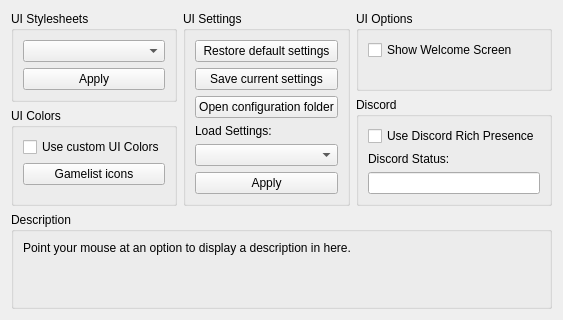
     <widget class="QWidget" name="guiTab">
      <attribute name="title">
       <string>GUI</string>
      </attribute>
      <layout class="QVBoxLayout" name="verticalLayout_43">
       <item>
        <layout class="QHBoxLayout" name="horizontalLayout_2" stretch="1,1,1">
         <item>
          <layout class="QVBoxLayout" name="verticalLayout_9">
           <item>
            <widget class="QGroupBox" name="gb_stylesheets">
             <property name="title">
              <string>UI Stylesheets</string>
             </property>
             <layout class="QVBoxLayout" name="verticalLayout_55">
              <item>
               <widget class="QComboBox" name="combo_stylesheets"/>
              </item>
              <item>
               <widget class="QPushButton" name="pb_apply_stylesheet">
                <property name="text">
                 <string>Apply</string>
                </property>
               </widget>
              </item>
             </layout>
            </widget>
           </item>
           <item>
            <layout class="QVBoxLayout" name="verticalLayout_10">
             <item>
              <widget class="QGroupBox" name="gb_colors">
               <property name="title">
                <string>UI Colors</string>
               </property>
               <layout class="QVBoxLayout" name="verticalLayout_13">
                <item>
                 <widget class="QCheckBox" name="cb_custom_colors">
                  <property name="text">
                   <string>Use custom UI Colors</string>
                  </property>
                 </widget>
                </item>
                <item>
                 <widget class="QPushButton" name="pb_gl_icon_color">
                  <property name="text">
                   <string>Gamelist icons</string>
                  </property>
                 </widget>
                </item>
                <item>
                 <spacer name="verticalSpacer_5">
                  <property name="orientation">
                   <enum>Qt::Vertical</enum>
                  </property>
                  <property name="sizeType">
                   <enum>QSizePolicy::MinimumExpanding</enum>
                  </property>
                  <property name="sizeHint" stdset="0">
                   <size>
                    <width>0</width>
                    <height>0</height>
                   </size>
                  </property>
                 </spacer>
                </item>
               </layout>
              </widget>
             </item>
            </layout>
           </item>
          </layout>
         </item>
         <item>
          <layout class="QVBoxLayout" name="verticalLayout_8">
           <item>
            <widget class="QGroupBox" name="gb_settings">
             <property name="title">
              <string>UI Settings</string>
             </property>
             <layout class="QVBoxLayout" name="verticalLayout_42">
              <item>
               <widget class="QPushButton" name="pb_reset_default">
                <property name="text">
                 <string>Restore default settings</string>
                </property>
               </widget>
              </item>
              <item>
               <widget class="QPushButton" name="pb_backup_config">
                <property name="text">
                 <string>Save current settings</string>
                </property>
               </widget>
              </item>
              <item>
               <widget class="QPushButton" name="pb_open_folder">
                <property name="text">
                 <string>Open configuration folder</string>
                </property>
               </widget>
              </item>
              <item>
               <widget class="QLabel" name="label">
                <property name="text">
                 <string>Load Settings:</string>
                </property>
               </widget>
              </item>
              <item>
               <widget class="QComboBox" name="combo_configs"/>
              </item>
              <item>
               <widget class="QPushButton" name="pb_apply_config">
                <property name="text">
                 <string>Apply</string>
                </property>
               </widget>
              </item>
              <item>
               <spacer name="verticalSpacer_15">
                <property name="orientation">
                 <enum>Qt::Vertical</enum>
                </property>
                <property name="sizeType">
                 <enum>QSizePolicy::MinimumExpanding</enum>
                </property>
                <property name="sizeHint" stdset="0">
                 <size>
                  <width>0</width>
                  <height>0</height>
                 </size>
                </property>
               </spacer>
              </item>
             </layout>
            </widget>
           </item>
          </layout>
         </item>
         <item>
          <layout class="QVBoxLayout" name="verticalLayout_66">
           <item>
            <widget class="QGroupBox" name="gb_gui_options">
             <property name="title">
              <string>UI Options</string>
             </property>
             <layout class="QVBoxLayout" name="verticalLayout_65">
              <item>
               <widget class="QCheckBox" name="cb_show_welcome">
                <property name="text">
                 <string>Show Welcome Screen</string>
                </property>
               </widget>
              </item>
              <item>
               <spacer name="verticalSpacer_17">
                <property name="orientation">
                 <enum>Qt::Vertical</enum>
                </property>
                <property name="sizeType">
                 <enum>QSizePolicy::MinimumExpanding</enum>
                </property>
                <property name="sizeHint" stdset="0">
                 <size>
                  <width>0</width>
                  <height>0</height>
                 </size>
                </property>
               </spacer>
              </item>
             </layout>
            </widget>
           </item>
           <item>
            <widget class="QGroupBox" name="gb_discord">
             <property name="title">
              <string>Discord</string>
             </property>
             <layout class="QVBoxLayout" name="verticalLayout_68">
              <item>
               <widget class="QCheckBox" name="useRichPresence">
                <property name="text">
                 <string>Use Discord Rich Presence</string>
                </property>
               </widget>
              </item>
              <item>
               <widget class="QLabel" name="label_discordState">
                <property name="text">
                 <string>Discord Status:</string>
                </property>
               </widget>
              </item>
              <item>
               <widget class="QLineEdit" name="discordState">
                <property name="sizePolicy">
                 <sizepolicy hsizetype="MinimumExpanding" vsizetype="Fixed">
                  <horstretch>0</horstretch>
                  <verstretch>0</verstretch>
                 </sizepolicy>
                </property>
                <property name="maxLength">
                 <number>128</number>
                </property>
               </widget>
              </item>
             </layout>
            </widget>
           </item>
          </layout>
         </item>
        </layout>
       </item>
       <item>
        <spacer name="verticalSpacer_16">
         <property name="orientation">
          <enum>Qt::Vertical</enum>
         </property>
         <property name="sizeType">
          <enum>QSizePolicy::MinimumExpanding</enum>
         </property>
         <property name="sizeHint" stdset="0">
          <size>
           <width>0</width>
           <height>0</height>
          </size>
         </property>
        </spacer>
       </item>
       <item>
        <widget class="QGroupBox" name="groupBox_64">
         <property name="title">
          <string>Description</string>
         </property>
         <layout class="QVBoxLayout" name="verticalLayout_64">
          <item>
           <widget class="QLabel" name="description_gui">
            <property name="text">
             <string>Point your mouse at an option to display a description in here.


</string>
            </property>
            <property name="textFormat">
             <enum>Qt::PlainText</enum>
            </property>
            <property name="alignment">
             <set>Qt::AlignLeading|Qt::AlignLeft|Qt::AlignTop</set>
            </property>
            <property name="wordWrap">
             <bool>true</bool>
            </property>
           </widget>
          </item>
         </layout>
        </widget>
       </item>
      </layout>
     </widget>
